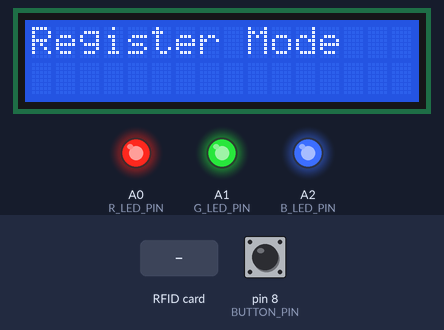
Bench run of a sketch on a simulated Arduino Uno, built with avr-gcc and run on an emulated ATmega328P. Shown: 16×2 character LCD, output pins drawn as LEDs (lit = HIGH). Dashed ring = blinking. The test bench sets the inputs (shaded band); at power-on: pin 8 (BUTTON_PIN) HIGH. Pins used as bus, display or sensor lines are not drawn.

Above: at 1.3 s.
1.4 s: pin 8 (BUTTON_PIN) pulled LOW for 0.15 s
At 2.4 s:
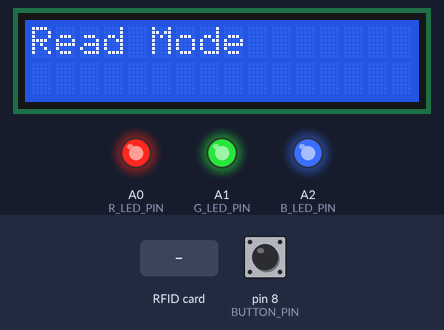
3.0 s: RFID card 5E 7A 19 C4 held to the reader
At 4.4 s:
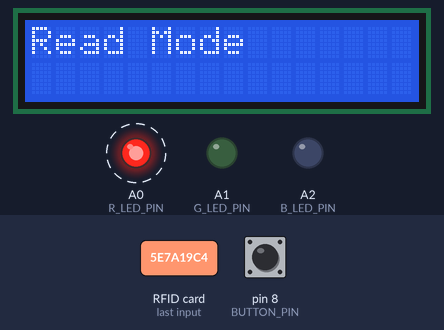
6.0 s: pin 8 (BUTTON_PIN) pulled LOW for 1 s
At 6.6 s:
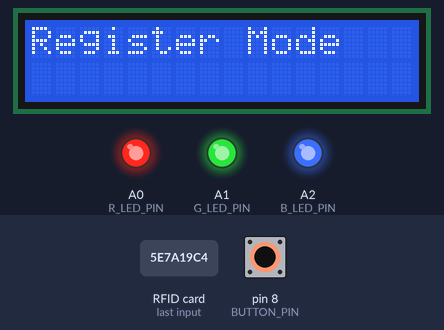
8.5 s: pin 8 (BUTTON_PIN) pulled LOW for 3.2 s
At 9.9 s:
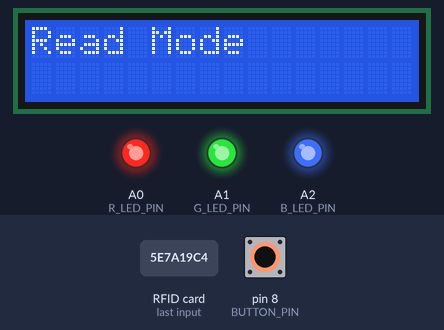
Timing chart, 0 to 11.5 s (numbered marks = the images above; inputs shaded):
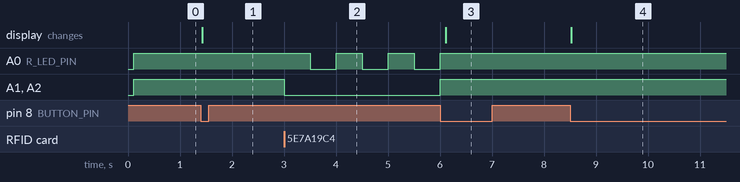

The sketch:

RFID_mode_example.ino
```cpp
#include <SPI.h>
#include <MFRC522.h>
#include <List.hpp>
#include <LiquidCrystal.h>

#define RST_PIN         9          // Configurable, see typical pin layout above
#define SS_PIN          10         // Configurable, see typical pin layout above

LiquidCrystal lcd(2,3,4,5,6,7); //RS,E,DB4,DB5,DB6,DB7
const int R_LED_PIN = A0;
const int G_LED_PIN = A1;
const int B_LED_PIN = A2;
const int LED_HIGH = 255;
const int LED_LOW = 0;
const int BUTTON_PIN = 8;
bool is_register_mode = true;     // 기본값은 Register Mode
bool prev_button_state = LOW;       // 이전 버튼 상태 저장
bool curr_button_state = LOW;
bool is_available_tag_check = true;

List<MFRC522::Uid> tag_list;

MFRC522 mfrc522(SS_PIN, RST_PIN);  // Create MFRC522 instance

void setup() {
	Serial.begin(9600);		// Initialize serial communications with the PC
	while (!Serial);		// Do nothing if no serial port is opened (added for Arduinos based on ATMEGA32U4)
	SPI.begin();			// Init SPI bus
	mfrc522.PCD_Init();		// Init MFRC522

  lcd.begin(16,2);
  lcd.setCursor(0,0);
  lcd.write("Register Mode");

  pinMode(R_LED_PIN, OUTPUT);
  pinMode(G_LED_PIN, OUTPUT);
  pinMode(B_LED_PIN, OUTPUT);
  analogWrite(R_LED_PIN, LED_HIGH);
  analogWrite(G_LED_PIN, LED_HIGH);
  analogWrite(B_LED_PIN, LED_HIGH);

  pinMode(BUTTON_PIN, INPUT);

	delay(4);				// Optional delay. Some board do need more time after init to be ready, see Readme
}

void loop()
{
  curr_button_state = digitalRead(BUTTON_PIN);

  // 버튼 눌림 감지: HIGH → LOW 변화 (떼었다가 누른 순간)
  if (prev_button_state == HIGH && curr_button_state == LOW)
  {
    is_register_mode = !is_register_mode; // 모드 토글

    lcd.clear();
    lcd.setCursor(0, 0);
    lcd.print(is_register_mode ? "Register Mode" : "Read Mode");
  }

  // 이전 버튼 상태 저장
  prev_button_state = curr_button_state;

  if (is_available_tag_check == true)
  {
    // Reset the loop if no new card present on the sensor/reader. This saves the entire process when idle.
    if ( ! mfrc522.PICC_IsNewCardPresent()) {
      return;
    }

    // Select one of the cards
    if ( ! mfrc522.PICC_ReadCardSerial()) {
      return;
    }

    if (is_register_mode == true)
    {
      // Dump debug info about the card; PICC_HaltA() is automatically called
      // mfrc522.PICC_DumpToSerial(&(mfrc522.uid));

      // Read UID
      Serial.print("Read UID TAG : ");
      for (byte i = 0; i < mfrc522.uid.size; i++)
      {
        Serial.print(mfrc522.uid.uidByte[i] < 0x10 ? " 0" : " ");
        Serial.print(mfrc522.uid.uidByte[i], HEX);
      }
      Serial.println();

      Serial.print("Registered Tag List (");
      Serial.print(tag_list.getSize());
      Serial.print(") : ");
      Serial.println();

      for (int i = 0; i < tag_list.getSize(); i++)
      {
        for (byte j = 0; j < 4; j++)
        {
          Serial.print(tag_list.get(i).uidByte[j] < 0x10 ? " 0" : " ");
          Serial.print(tag_list.get(i).uidByte[j], HEX);
        }
        Serial.println();
      }

      bool registered = false;
      for (int i = 0; i < tag_list.getSize(); i++)
      {
        if (memcmp(tag_list.get(i).uidByte, mfrc522.uid.uidByte, 4) == 0)
        {
          registered = true;
        }
      }

      if(!registered)
      {
        tag_list.addLast(mfrc522.uid);
      }
    }
    else
    {
      bool registered = false;
      for (int i = 0; i < tag_list.getSize(); i++)
      {
        if (memcmp(tag_list.get(i).uidByte, mfrc522.uid.uidByte, 4) == 0)
        {
          registered = true;
        }
      }

      if(registered == true)
      {
        is_available_tag_check = false;
        for (int i = 0; i < 3; i++) // 파란색 3번 깜빡이기
        {
          analogWrite(R_LED_PIN, LED_LOW);
          analogWrite(G_LED_PIN, LED_LOW);
          analogWrite(B_LED_PIN, LED_HIGH);
          delay(500);
          analogWrite(R_LED_PIN, LED_LOW);
          analogWrite(G_LED_PIN, LED_LOW);
          analogWrite(B_LED_PIN, LED_LOW);
          delay(500);
        }
      }
      else
      {
        is_available_tag_check = false;
        for (int i = 0; i < 3; i++) // 빨간색 3번 깜빡이기
        {
          analogWrite(R_LED_PIN, LED_HIGH);
          analogWrite(G_LED_PIN, LED_LOW);
          analogWrite(B_LED_PIN, LED_LOW);
          delay(500);
          analogWrite(R_LED_PIN, LED_LOW);
          analogWrite(G_LED_PIN, LED_LOW);
          analogWrite(B_LED_PIN, LED_LOW);
          delay(500);
        }
      }
        analogWrite(R_LED_PIN, LED_HIGH);
        analogWrite(G_LED_PIN, LED_HIGH);
        analogWrite(B_LED_PIN, LED_HIGH);
        is_available_tag_check = true;
    }
  }
  else
  {
    return;
  }
  delay(100);
}
```

Measured:
- after the input at 1.4 s, the display: changes at once (image 1)
- after the input at 3.0 s, A0 (R_LED_PIN): alternates HIGH for 0.50 s and LOW for 0.50 s, starting after 0.51 s; A1 (G_LED_PIN), A2 (B_LED_PIN): HIGH → LOW at once
- after the input at 6.0 s, the display: changes after 0.11 s (image 3)
- after the input at 8.5 s, the display: changes at once (image 4)
